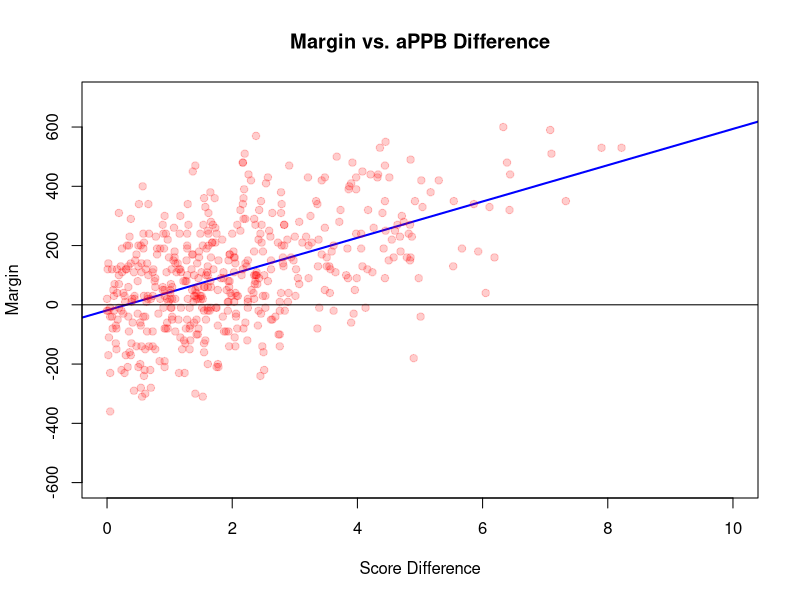

Generate this figure with R:
margindata <- read.csv('margin.csv')
lin <- lm(margin ~ diff, data = margindata)
x <- seq(-80,80,1)
plot(x,lin[['coefficients']][['(Intercept)']]+x*lin[['coefficients']][['diff']],
     main='Margin vs. aPPB Difference',
     xlab='Score Difference',
     xlim=c(0,10),
     ylab='Margin',
     ylim=c(-600,700),
     type='l',
     col='blue',
     lwd=2)
points(margindata[['diff']],margindata[['margin']],
       pch=19,
       cex=1,
       col=rgb(red = 1, green = 0, blue = 0, alpha = 100/dim(margindata)[1]))
abline(a=0, b=0)
summary(lin)